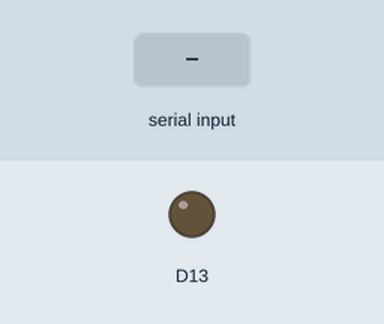
The program below on a simulated STM32 Nucleo. On the bench: output pins drawn as LEDs (lit = HIGH). Inputs (shaded band) come from the test bench.

Above: at 1.2 s.
1.3 s: "1" received over Serial
At 1.7 s:
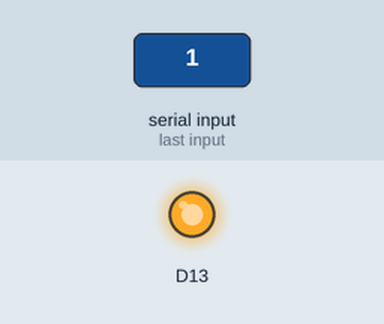
2.8 s: "0" received over Serial
At 4.1 s:
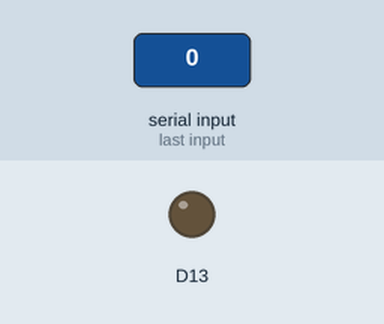
Timing chart, 0 to 5.8 s (numbered marks = the images above; inputs shaded):
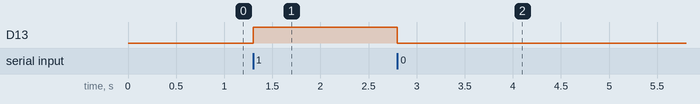

The program:

main.cpp
```cpp
#include <Arduino.h>
#include "led.h"
Led led1(D13);                      //create a led on pin D13
void setup() {
  Serial.begin(9600);               //set up the serial port for 9600 bit rate
}
//the red light have a Vd at 1.85 to 2.5v 20mA
//3.3-2.3V = 1v R = 1/0,02 = 50ohm the closest value is 47ohm
//https://www.arduino.cc/en/Hacking/libraryTutorial
void loop() {
  if (Serial.available() > 0){      //check if there is any serial information availeble
    char i = Serial.read();         //read the serial byte
    if (i == '0'){                  //check if the byte is a 0 in ascii value
      led1.setDigital(0);                  //if true send a 0 to the led library
      //Serial.println("led is off"); //write information in serial console
    }                               //end if statement
    else if (i == '1'){             //check if the byte is a 1 in ascii value
      led1.setDigital(1);                  //if true send a 1 to the led library
      //Serial.println("led is on");  //write information in serial console
    }                               //end if statement
  }                                 //end if statement
}
```

Measured:
- after the input at 1.3 s, D13: LOW → HIGH at once
- after the input at 2.8 s, D13: HIGH → LOW at once
